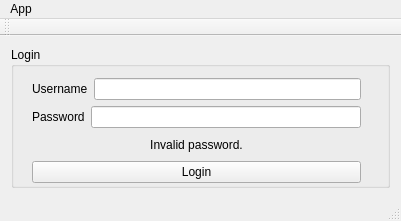
<?xml version="1.0" encoding="UTF-8"?>
<ui version="4.0">
 <class>MainWindow</class>
 <widget class="QMainWindow" name="MainWindow">
  <property name="geometry">
   <rect>
    <x>0</x>
    <y>0</y>
    <width>401</width>
    <height>221</height>
   </rect>
  </property>
  <property name="windowTitle">
   <string>MainWindow</string>
  </property>
  <widget class="QWidget" name="centralWidget">
   <layout class="QVBoxLayout" name="verticalLayout">
    <item>
     <widget class="QGroupBox" name="groupBox">
      <property name="title">
       <string>Login</string>
      </property>
      <widget class="QWidget" name="layoutWidget">
       <property name="geometry">
        <rect>
         <x>10</x>
         <y>20</y>
         <width>351</width>
         <height>127</height>
        </rect>
       </property>
       <layout class="QVBoxLayout" name="verticalLayout_2">
        <item>
         <layout class="QGridLayout" name="gridLayout">
          <item row="0" column="0">
           <layout class="QHBoxLayout" name="horizontalLayout">
            <item>
             <widget class="QLabel" name="label_username">
              <property name="text">
               <string>Username</string>
              </property>
             </widget>
            </item>
            <item>
             <widget class="QLineEdit" name="lineEdit_username"/>
            </item>
           </layout>
          </item>
          <item row="1" column="0">
           <layout class="QHBoxLayout" name="horizontalLayout_2">
            <item>
             <widget class="QLabel" name="label_password">
              <property name="text">
               <string>Password</string>
              </property>
             </widget>
            </item>
            <item>
             <widget class="QLineEdit" name="lineEdit_password">
              <property name="echoMode">
               <enum>QLineEdit::Password</enum>
              </property>
             </widget>
            </item>
           </layout>
          </item>
         </layout>
        </item>
        <item>
         <widget class="QLabel" name="invalidPassword">
          <property name="text">
           <string>Invalid password.</string>
          </property>
          <property name="alignment">
           <set>Qt::AlignCenter</set>
          </property>
         </widget>
        </item>
        <item>
         <widget class="QPushButton" name="pushButton_Login">
          <property name="text">
           <string>Login</string>
          </property>
         </widget>
        </item>
       </layout>
      </widget>
     </widget>
    </item>
   </layout>
  </widget>
  <widget class="QMenuBar" name="menuBar">
   <property name="geometry">
    <rect>
     <x>0</x>
     <y>0</y>
     <width>401</width>
     <height>22</height>
    </rect>
   </property>
   <widget class="QMenu" name="menuApp">
    <property name="title">
     <string>App</string>
    </property>
   </widget>
   <addaction name="menuApp"/>
  </widget>
  <widget class="QToolBar" name="mainToolBar">
   <attribute name="toolBarArea">
    <enum>TopToolBarArea</enum>
   </attribute>
   <attribute name="toolBarBreak">
    <bool>false</bool>
   </attribute>
  </widget>
  <widget class="QStatusBar" name="statusBar"/>
 </widget>
 <layoutdefault spacing="6" margin="11"/>
 <resources/>
 <connections/>
</ui>
